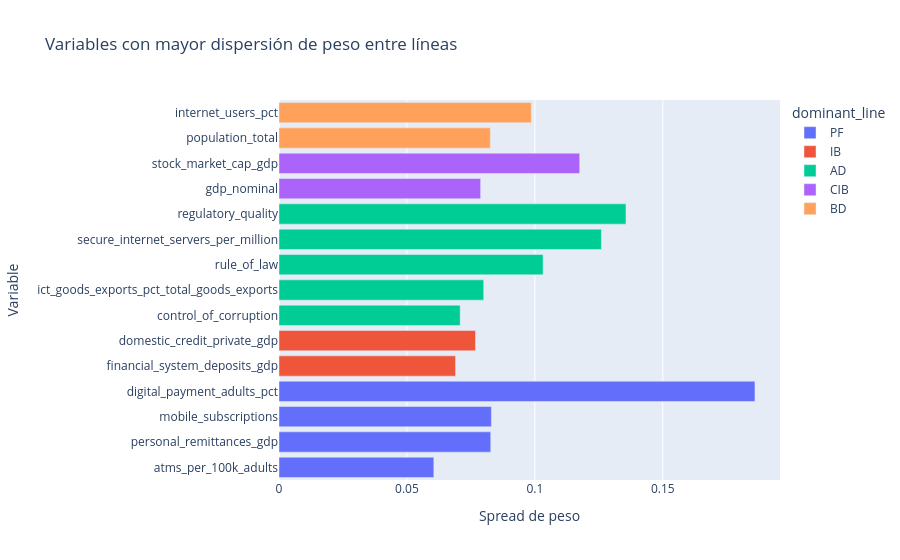

The notebook cell saved with this chart:
### Markdown cell above
## 11. Variables que realmente diferencian las tesis

La diferenciación de tesis no se evalúa solo con pesos por dimensión. Debe observarse qué variables tienen mayor dispersión de peso entre líneas. Estas variables son los verdaderos “separadores estratégicos” del modelo.

### Code cell
# ---------------------------------------------------------------------------
# Spread de pesos entre líneas
# ---------------------------------------------------------------------------
weight_spread = weight_vectors.T.copy()
weight_spread["max_weight"] = weight_spread.max(axis=1)
weight_spread["min_weight"] = weight_spread.min(axis=1)
weight_spread["spread"] = weight_spread["max_weight"] - weight_spread["min_weight"]
weight_spread["dominant_line"] = weight_vectors.idxmax(axis=0)
weight_spread = weight_spread.sort_values("spread", ascending=False).reset_index().rename(columns={"index": "variable"})

display(style_table(
    weight_spread.head(20),
    gradient_cols=["spread", "max_weight"],
    gradient_cmap="YlOrRd",
    format_dict={col: "{:.4f}" for col in weight_vectors.index.tolist() + ["max_weight", "min_weight", "spread"] if col in weight_spread.columns},
).set_caption("Variables que más diferencian las tesis de negocio"))

fig = px.bar(
    weight_spread.head(15).sort_values("spread"),
    x="spread",
    y="variable",
    orientation="h",
    color="dominant_line",
    title="Variables con mayor dispersión de peso entre líneas",
)
fig.update_layout(xaxis_title="Spread de peso", yaxis_title="Variable")
fig.show()

### Figure 1 — Plotly figure (JSON) as saved in the notebook; plotly's stock layout.template omitted (floating-point values rounded to 4 significant figures)
{"data": [{"hovertemplate": "dominant_line=PF<br>spread=%{x}<br>variable=%{y}<extra></extra>", "legendgroup": "PF", "marker": {"color": "#636efa", "pattern": {"shape": ""}}, "name": "PF", "orientation": "h", "showlegend": true, "textposition": "auto", "type": "bar", "x": [0.0605, 0.08275, 0.083, 0.186], "xaxis": "x", "y": ["atms_per_100k_adults", "personal_remittances_gdp", "mobile_subscriptions", "digital_payment_adults_pct"], "yaxis": "y"}, {"hovertemplate": "dominant_line=IB<br>spread=%{x}<br>variable=%{y}<extra></extra>", "legendgroup": "IB", "marker": {"color": "#EF553B", "pattern": {"shape": ""}}, "name": "IB", "orientation": "h", "showlegend": true, "textposition": "auto", "type": "bar", "x": [0.069, 0.0768], "xaxis": "x", "y": ["financial_system_deposits_gdp", "domestic_credit_private_gdp"], "yaxis": "y"}, {"hovertemplate": "dominant_line=AD<br>spread=%{x}<br>variable=%{y}<extra></extra>", "legendgroup": "AD", "marker": {"color": "#00cc96", "pattern": {"shape": ""}}, "name": "AD", "orientation": "h", "showlegend": true, "textposition": "auto", "type": "bar", "x": [0.0708, 0.08, 0.1032, 0.126, 0.1356], "xaxis": "x", "y": ["control_of_corruption", "ict_goods_exports_pct_total_goods_exports", "rule_of_law", "secure_internet_servers_per_million", "regulatory_quality"], "yaxis": "y"}, {"hovertemplate": "dominant_line=CIB<br>spread=%{x}<br>variable=%{y}<extra></extra>", "legendgroup": "CIB", "marker": {"color": "#ab63fa", "pattern": {"shape": ""}}, "name": "CIB", "orientation": "h", "showlegend": true, "textposition": "auto", "type": "bar", "x": [0.0788, 0.1175], "xaxis": "x", "y": ["gdp_nominal", "stock_market_cap_gdp"], "yaxis": "y"}, {"hovertemplate": "dominant_line=BD<br>spread=%{x}<br>variable=%{y}<extra></extra>", "legendgroup": "BD", "marker": {"color": "#FFA15A", "pattern": {"shape": ""}}, "name": "BD", "orientation": "h", "showlegend": true, "textposition": "auto", "type": "bar", "x": [0.0826, 0.0986], "xaxis": "x", "y": ["population_total", "internet_users_pct"], "yaxis": "y"}], "layout": {"barmode": "relative", "legend": {"title": {"text": "dominant_line"}, "tracegroupgap": 0}, "title": {"text": "Variables con mayor dispersión de peso entre líneas"}, "xaxis": {"anchor": "y", "domain": [0, 1], "title": {"text": "Spread de peso"}}, "yaxis": {"anchor": "x", "domain": [0, 1], "title": {"text": "Variable"}}}}
